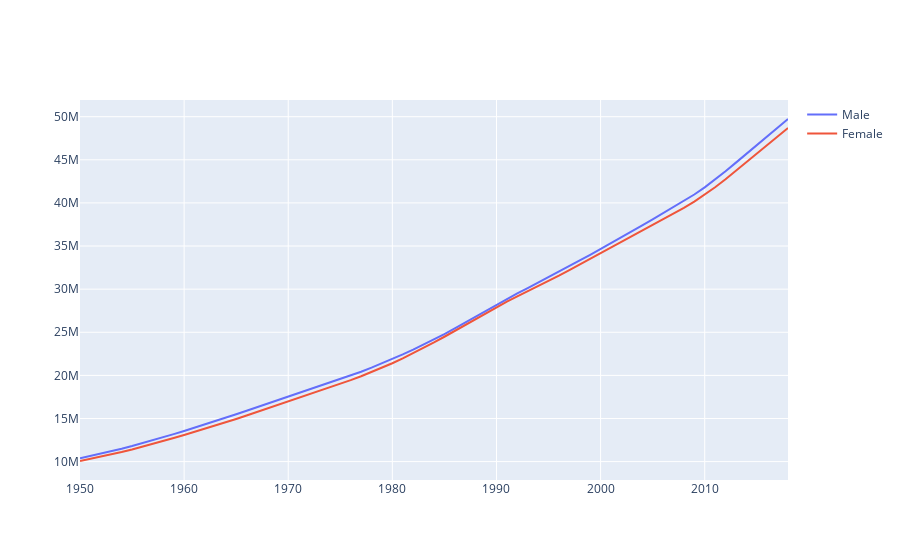

Notebook code for this chart:
### Markdown cell above
### Population by gender

### Code cell
import plotly.graph_objects as go

random_x = data.Year
random_y0 = data.Male
random_y1 = data.Female

fig = go.Figure()
fig.add_trace(go.Scatter(x=random_x, y=random_y0,
                    mode='lines',
                    name='Male'))
fig.add_trace(go.Scatter(x=random_x, y=random_y1,
                    mode='lines',
                    name='Female'))


fig.show()
